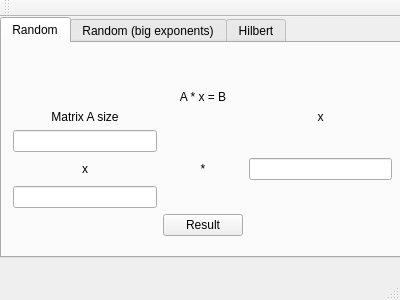
<?xml version="1.0" encoding="UTF-8"?>
<ui version="4.0">
 <class>MainWindow</class>
 <widget class="QMainWindow" name="MainWindow">
  <property name="geometry">
   <rect>
    <x>0</x>
    <y>0</y>
    <width>400</width>
    <height>300</height>
   </rect>
  </property>
  <property name="windowTitle">
   <string>MainWindow</string>
  </property>
  <widget class="QWidget" name="centralWidget">
   <widget class="QTabWidget" name="tabs">
    <property name="geometry">
     <rect>
      <x>0</x>
      <y>0</y>
      <width>401</width>
      <height>241</height>
     </rect>
    </property>
    <property name="sizePolicy">
     <sizepolicy hsizetype="Maximum" vsizetype="Maximum">
      <horstretch>0</horstretch>
      <verstretch>0</verstretch>
     </sizepolicy>
    </property>
    <property name="currentIndex">
     <number>0</number>
    </property>
    <widget class="QWidget" name="tabRandom">
     <attribute name="title">
      <string>Random</string>
     </attribute>
     <widget class="QWidget" name="gridLayoutWidget">
      <property name="geometry">
       <rect>
        <x>0</x>
        <y>0</y>
        <width>401</width>
        <height>241</height>
       </rect>
      </property>
      <layout class="QGridLayout" name="gridRandom">
       <property name="sizeConstraint">
        <enum>QLayout::SetMaximumSize</enum>
       </property>
       <item row="9" column="1">
        <spacer name="verticalSpacer_2">
         <property name="orientation">
          <enum>Qt::Vertical</enum>
         </property>
         <property name="sizeHint" stdset="0">
          <size>
           <width>20</width>
           <height>40</height>
          </size>
         </property>
        </spacer>
       </item>
       <item row="8" column="1">
        <widget class="QPushButton" name="random_button_result">
         <property name="text">
          <string>Result</string>
         </property>
        </widget>
       </item>
       <item row="3" column="0">
        <widget class="QLineEdit" name="lineEdit_matrix_x"/>
       </item>
       <item row="7" column="0">
        <widget class="QLineEdit" name="lineEdit_matrix_y">
         <property name="cursorPosition">
          <number>0</number>
         </property>
        </widget>
       </item>
       <item row="5" column="2">
        <widget class="QLineEdit" name="lineEdit_x">
         <property name="text">
          <string/>
         </property>
        </widget>
       </item>
       <item row="2" column="2">
        <widget class="QLabel" name="label_text_x">
         <property name="text">
          <string>x</string>
         </property>
         <property name="alignment">
          <set>Qt::AlignCenter</set>
         </property>
        </widget>
       </item>
       <item row="5" column="1">
        <widget class="QLabel" name="label_times">
         <property name="text">
          <string>*</string>
         </property>
         <property name="alignment">
          <set>Qt::AlignCenter</set>
         </property>
        </widget>
       </item>
       <item row="0" column="1">
        <spacer name="verticalSpacer">
         <property name="orientation">
          <enum>Qt::Vertical</enum>
         </property>
         <property name="sizeHint" stdset="0">
          <size>
           <width>20</width>
           <height>40</height>
          </size>
         </property>
        </spacer>
       </item>
       <item row="5" column="0">
        <widget class="QLabel" name="label_size">
         <property name="text">
          <string>x</string>
         </property>
         <property name="alignment">
          <set>Qt::AlignCenter</set>
         </property>
        </widget>
       </item>
       <item row="2" column="0">
        <widget class="QLabel" name="label_text_size">
         <property name="text">
          <string>Matrix A size</string>
         </property>
         <property name="alignment">
          <set>Qt::AlignCenter</set>
         </property>
        </widget>
       </item>
       <item row="1" column="1">
        <widget class="QLabel" name="label_text_formula">
         <property name="text">
          <string>A * x = B</string>
         </property>
         <property name="alignment">
          <set>Qt::AlignCenter</set>
         </property>
        </widget>
       </item>
      </layout>
     </widget>
    </widget>
    <widget class="QWidget" name="tabRandomBig">
     <attribute name="title">
      <string>Random (big exponents)</string>
     </attribute>
     <widget class="QWidget" name="gridLayoutWidget_2">
      <property name="geometry">
       <rect>
        <x>0</x>
        <y>0</y>
        <width>401</width>
        <height>241</height>
       </rect>
      </property>
      <layout class="QGridLayout" name="gridRandomBig">
       <property name="sizeConstraint">
        <enum>QLayout::SetMaximumSize</enum>
       </property>
       <item row="2" column="0">
        <widget class="QLabel" name="label_text_size_big">
         <property name="text">
          <string>Matrix A size</string>
         </property>
         <property name="alignment">
          <set>Qt::AlignCenter</set>
         </property>
        </widget>
       </item>
       <item row="5" column="1">
        <widget class="QLabel" name="label_times_big">
         <property name="text">
          <string>*</string>
         </property>
         <property name="alignment">
          <set>Qt::AlignCenter</set>
         </property>
        </widget>
       </item>
       <item row="9" column="1">
        <spacer name="verticalSpacer_3">
         <property name="orientation">
          <enum>Qt::Vertical</enum>
         </property>
         <property name="sizeHint" stdset="0">
          <size>
           <width>20</width>
           <height>40</height>
          </size>
         </property>
        </spacer>
       </item>
       <item row="5" column="2">
        <widget class="QLineEdit" name="lineEdit_x_big">
         <property name="text">
          <string/>
         </property>
        </widget>
       </item>
       <item row="3" column="0">
        <widget class="QLineEdit" name="lineEdit_matrix_x_big"/>
       </item>
       <item row="1" column="1">
        <widget class="QLabel" name="label_desc_big">
         <property name="text">
          <string>Big exponents</string>
         </property>
        </widget>
       </item>
       <item row="0" column="1">
        <widget class="QLabel" name="label_text_formula_big">
         <property name="text">
          <string>A * x = B</string>
         </property>
         <property name="alignment">
          <set>Qt::AlignCenter</set>
         </property>
        </widget>
       </item>
       <item row="5" column="0">
        <widget class="QLabel" name="label_size_big">
         <property name="text">
          <string>x</string>
         </property>
         <property name="alignment">
          <set>Qt::AlignCenter</set>
         </property>
        </widget>
       </item>
       <item row="2" column="2">
        <widget class="QLabel" name="label_text_x_big">
         <property name="text">
          <string>x</string>
         </property>
         <property name="alignment">
          <set>Qt::AlignCenter</set>
         </property>
        </widget>
       </item>
       <item row="7" column="0">
        <widget class="QLineEdit" name="lineEdit_matrix_y_big"/>
       </item>
       <item row="8" column="1">
        <widget class="QPushButton" name="random_button_result_big">
         <property name="text">
          <string>Result</string>
         </property>
        </widget>
       </item>
       <item row="0" column="0">
        <widget class="QLabel" name="label_text_min_exp_big">
         <property name="text">
          <string>Minimal exponent</string>
         </property>
         <property name="alignment">
          <set>Qt::AlignCenter</set>
         </property>
        </widget>
       </item>
       <item row="0" column="2">
        <widget class="QLabel" name="label_text_max_exp_big">
         <property name="text">
          <string>Maximal exponent</string>
         </property>
         <property name="alignment">
          <set>Qt::AlignCenter</set>
         </property>
        </widget>
       </item>
       <item row="1" column="0">
        <widget class="QLineEdit" name="lineEdit_min_exp_big"/>
       </item>
       <item row="1" column="2">
        <widget class="QLineEdit" name="lineEdit_max_exp_big"/>
       </item>
      </layout>
     </widget>
    </widget>
    <widget class="QWidget" name="tabHilbert">
     <attribute name="title">
      <string>Hilbert</string>
     </attribute>
     <widget class="QWidget" name="gridLayoutWidget_3">
      <property name="geometry">
       <rect>
        <x>0</x>
        <y>0</y>
        <width>401</width>
        <height>241</height>
       </rect>
      </property>
      <layout class="QGridLayout" name="gridHilbert">
       <property name="sizeConstraint">
        <enum>QLayout::SetMaximumSize</enum>
       </property>
       <item row="7" column="0">
        <widget class="QLineEdit" name="lineEdit_matrix_y_hilbert"/>
       </item>
       <item row="5" column="1">
        <widget class="QLabel" name="label_times_hilbert">
         <property name="text">
          <string>*</string>
         </property>
         <property name="alignment">
          <set>Qt::AlignCenter</set>
         </property>
        </widget>
       </item>
       <item row="1" column="1">
        <widget class="QLabel" name="label_desc_hilbert">
         <property name="text">
          <string>Hilbert matrix</string>
         </property>
        </widget>
       </item>
       <item row="0" column="1">
        <widget class="QLabel" name="label_text_formula_hilbert">
         <property name="text">
          <string>A * x = B</string>
         </property>
         <property name="alignment">
          <set>Qt::AlignCenter</set>
         </property>
        </widget>
       </item>
       <item row="5" column="0">
        <widget class="QLabel" name="label_size_hilbert">
         <property name="text">
          <string>x</string>
         </property>
         <property name="alignment">
          <set>Qt::AlignCenter</set>
         </property>
        </widget>
       </item>
       <item row="2" column="0">
        <widget class="QLabel" name="label_text_size_hilbert">
         <property name="text">
          <string>Matrix A size</string>
         </property>
         <property name="alignment">
          <set>Qt::AlignCenter</set>
         </property>
        </widget>
       </item>
       <item row="8" column="1">
        <widget class="QPushButton" name="random_button_result_hilbert">
         <property name="text">
          <string>Result</string>
         </property>
        </widget>
       </item>
       <item row="5" column="2">
        <widget class="QLineEdit" name="lineEdit_x_hilbert">
         <property name="text">
          <string/>
         </property>
        </widget>
       </item>
       <item row="2" column="2">
        <widget class="QLabel" name="label_text_x_hilbert">
         <property name="text">
          <string>x</string>
         </property>
         <property name="alignment">
          <set>Qt::AlignCenter</set>
         </property>
        </widget>
       </item>
       <item row="3" column="0">
        <widget class="QLineEdit" name="lineEdit_matrix_x_hilbert"/>
       </item>
       <item row="9" column="1">
        <spacer name="verticalSpacer_4">
         <property name="orientation">
          <enum>Qt::Vertical</enum>
         </property>
         <property name="sizeHint" stdset="0">
          <size>
           <width>20</width>
           <height>40</height>
          </size>
         </property>
        </spacer>
       </item>
      </layout>
     </widget>
    </widget>
   </widget>
  </widget>
  <widget class="QMenuBar" name="menuBar">
   <property name="geometry">
    <rect>
     <x>0</x>
     <y>0</y>
     <width>400</width>
     <height>22</height>
    </rect>
   </property>
  </widget>
  <widget class="QToolBar" name="mainToolBar">
   <attribute name="toolBarArea">
    <enum>TopToolBarArea</enum>
   </attribute>
   <attribute name="toolBarBreak">
    <bool>false</bool>
   </attribute>
  </widget>
  <widget class="QStatusBar" name="statusBar"/>
 </widget>
 <layoutdefault spacing="6" margin="11"/>
 <tabstops>
  <tabstop>tabs</tabstop>
  <tabstop>lineEdit_matrix_x</tabstop>
  <tabstop>lineEdit_matrix_y</tabstop>
  <tabstop>lineEdit_x</tabstop>
  <tabstop>random_button_result</tabstop>
  <tabstop>lineEdit_min_exp_big</tabstop>
  <tabstop>lineEdit_max_exp_big</tabstop>
  <tabstop>lineEdit_matrix_x_big</tabstop>
  <tabstop>lineEdit_matrix_y_big</tabstop>
  <tabstop>lineEdit_x_big</tabstop>
  <tabstop>random_button_result_big</tabstop>
  <tabstop>lineEdit_matrix_x_hilbert</tabstop>
  <tabstop>lineEdit_matrix_y_hilbert</tabstop>
  <tabstop>lineEdit_x_hilbert</tabstop>
  <tabstop>random_button_result_hilbert</tabstop>
 </tabstops>
 <resources/>
 <connections>
  <connection>
   <sender>random_button_result</sender>
   <signal>clicked()</signal>
   <receiver>MainWindow</receiver>
   <slot>buttonRandomResultClicked()</slot>
   <hints>
    <hint type="sourcelabel">
     <x>229</x>
     <y>266</y>
    </hint>
    <hint type="destinationlabel">
     <x>199</x>
     <y>149</y>
    </hint>
   </hints>
  </connection>
  <connection>
   <sender>random_button_result_big</sender>
   <signal>clicked()</signal>
   <receiver>MainWindow</receiver>
   <slot>buttonRandomBigResultClicked()</slot>
   <hints>
    <hint type="sourcelabel">
     <x>203</x>
     <y>248</y>
    </hint>
    <hint type="destinationlabel">
     <x>199</x>
     <y>149</y>
    </hint>
   </hints>
  </connection>
  <connection>
   <sender>random_button_result_hilbert</sender>
   <signal>clicked()</signal>
   <receiver>MainWindow</receiver>
   <slot>buttonRandomHilbertResultClicked()</slot>
   <hints>
    <hint type="sourcelabel">
     <x>203</x>
     <y>248</y>
    </hint>
    <hint type="destinationlabel">
     <x>199</x>
     <y>149</y>
    </hint>
   </hints>
  </connection>
 </connections>
 <slots>
  <slot>buttonRandomResultClicked()</slot>
  <slot>buttonRandomBigResultClicked()</slot>
  <slot>buttonRandomHilbertResultClicked()</slot>
 </slots>
</ui>
